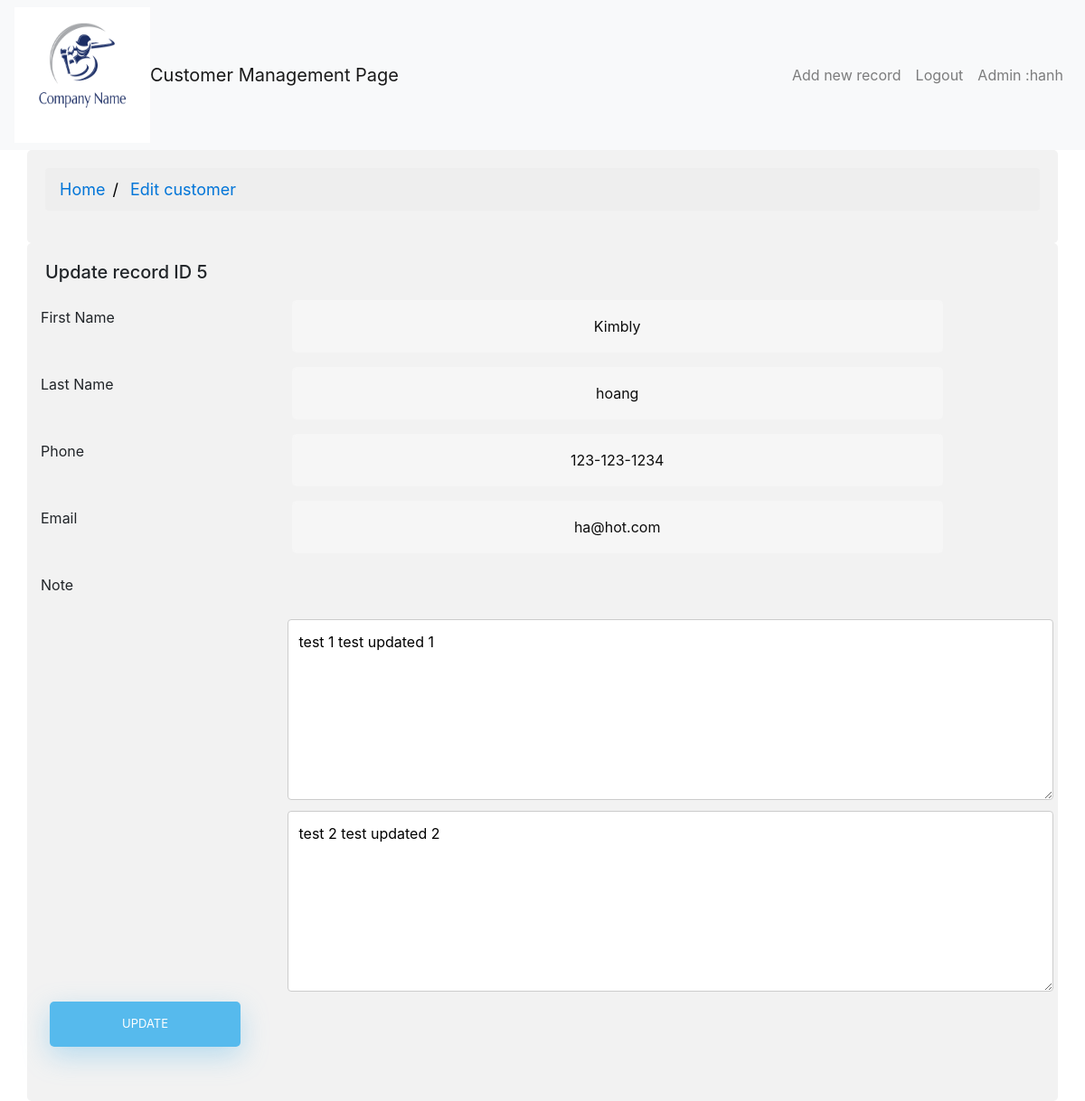
Page /edit.php?custId=5&page=edit (signed in) on the committed database.
### tables this page shows
CREATE TABLE `customerlist` (
  `id` int(11) NOT NULL,
  `firstname` varchar(100) NOT NULL,
  `lastname` varchar(100) NOT NULL,
  `phone` varchar(30) NOT NULL,
  `email` varchar(100) NOT NULL
);

CREATE TABLE `customernotes` (
  `id` int(11) NOT NULL,
  `cust_id` int(11) NOT NULL,
  `note_content` text NOT NULL
);

### lib/Database.php (called while the page is built, shortened)
<?php
 class Database {
public $host = DB_HOST;
public $user = DB_USER;
public $pass = DB_PASS;
public $dbname = DB_NAME;
 public $link;
     private function connectDB(){
    $this->link = new mysqli($this->host,$this->user, $this->pass, $this->dbname);
 }
     public function select ($query){
    $result = $this->link->query($query) or die ($this->link->error.__LINE__);
    if($result->num_rows > 0){
                return $result;
                    } else {
                                return false;
                    }
      }
 }
?>

### classes/Customer.php (called while the page is built, shortened)
<?php
include_once ('lib/Database.php');
class Customer{
	private $db;
    public	function __construct(){
       $this->db   = new Database();
	}
  public function getCustById($id)
  {
  $query = "SELECT * FROM customerlist WHERE id ='$id' ";
         $result = $this->db->select($query);
         return $result;
  }
  public function getNotesById($id)
  {
  $query = "SELECT * FROM customernotes  WHERE cust_id ='$id' ";
         $result = $this->db->select($query);
         return $result;
  }
}

### edit.php (the view, shortened to what this page needs)
<?php
  include_once ('inc/header.php');
  include 'classes/Customer.php';
  $cust = new Customer();
if(!$_POST)
{
  $id = $_GET['custId'];
    $getCust = $cust->getCustById($id);
    if ($getCust)
    {
      $result = $getCust->fetch_assoc();
    }
?>
  <div class="container">
  <div><h5>Update record ID <?php echo $id; ?></h5></div>
    <form  method="post" action="edit.php" >
    <div class="row">
      <div class="col-25">
        <label for="fname">First Name</label>
      </div>
      <div class="col-75">
        <input type="text" id="first_name" name="firstname" value="<?php echo $result['firstname'] ?>" >
      </div>
    </div>
    <div class="row">
      <div class="col-25">
        <label for="lname">Last Name</label>
      </div>
      <div class="col-75">
        <input type="text" id="last_name" name="lastname" value="<?php echo $result['lastname'] ?>" >
      </div>
    </div>
        <div class="row">
      <div class="col-25">
        <label for="phone">Phone </label>
      </div>
      <div class="col-75">
        <input type="text" id="phone" name="phone" value="<?php echo $result['phone'] ?>" >
      </div>
    </div>
            <div class="row">
      <div class="col-25">
        <label for="email">Email</label>
      </div>
      <div class="col-75">
        <input type="text" id="email" name="email" value="<?php echo $result['email'] ?>" >
      </div>
    </div>
    <div class="row">
      <div class="col-25">
        <label for="subject">Note</label>
      </div>
    </div>
<?php
      $getNotes = $cust->getNotesById($id);
      if ($getNotes)
      {
        while ($result2 = $getNotes->fetch_assoc() )
        {
?>
      <div class="row">
        <div class="col-25">
        <label for="subject"></label>
      </div>
      <div class="col-75">
        <textarea  name="note-<?php echo $result2['id'];?>" value="<?php echo $result2['note_content']; ?>"   style="height:200px"><?php echo $result2['note_content']; ?></textarea>
      </div>
    </div>
    <?php
    }
  }
?>
 <div class="row">
      <input type="submit" value="Update">
    </div>
  </form>
</div>
</body>
</html>
<?php
}
?>

### inc/header.php (style rules this page uses)
* { box-sizing: border-box; }
input[type=text], select, textarea { width: 100%; padding: 12px; border: 1px solid #ccc; border-radius: 4px; resize: vertical; }
label { padding: 12px 12px 12px 10px; display: inline-block; }
input[type=submit] { background-color: #04AA6D; color: white; padding: 12px 20px; border: none; border-radius: 4px; cursor: pointer; float: right; }
.container { border-radius: 5px; background-color: #f2f2f2; padding: 20px; }
.col-25 { float: left; width: 25%; margin-top: 6px; }
.col-75 { float: left; width: 75%; margin-top: 6px; }
.row:before { content: ""; display: table; clear: both; }
input[type=button], input[type=submit], input[type=reset] { background-color: #56baed; border: none; color: white; padding: 15px 80px; text-align: center; text-decoration: none; display: inline-block; text-transform: uppercase; font-size: 13px; -webkit-box-shadow: 0 10px 30px 0 rgba(95,186,233,0.4); box-shadow: 0 10px 30px 0 rgba(95,186,233,0.4); -webkit-border-radius: 5px 5px 5px 5px; border-radius: 5px 5px 5px 5px; margin: 5px 20px 40px 20px; -webkit-transition: all 0.3s ease-in-out; -moz-transition: all 0.3s ease-in-out; -ms-transition: all 0.3s ease-in-out; -o-transition: all 0.3s ease-in-out; transition: all 0.3s ease-in-out; }
input[type=text] { background-color: #f6f6f6; border: none; color: #0d0d0d; padding: 15px 32px; text-align: center; text-decoration: none; display: inline-block; font-size: 16px; margin: 5px; width: 85%; border: 2px solid #f6f6f6; -webkit-transition: all 0.5s ease-in-out; -moz-transition: all 0.5s ease-in-out; -ms-transition: all 0.5s ease-in-out; -o-transition: all 0.5s ease-in-out; transition: all 0.5s ease-in-out; -webkit-border-radius: 5px 5px 5px 5px; border-radius: 5px 5px 5px 5px; }
input[type=text]:placeholder { color: #cccccc; }

### rows in the picture
customerlist: firstname "Kimbly", lastname "hoang", phone "123-123-1234", email "ha@hot.com"
customernotes: id+note_content "test 1 test updated 1"
customernotes: id+note_content "test 2 test updated 2"

### other values in the picture
Session::get('adminName') "hanh"
$id "5"
